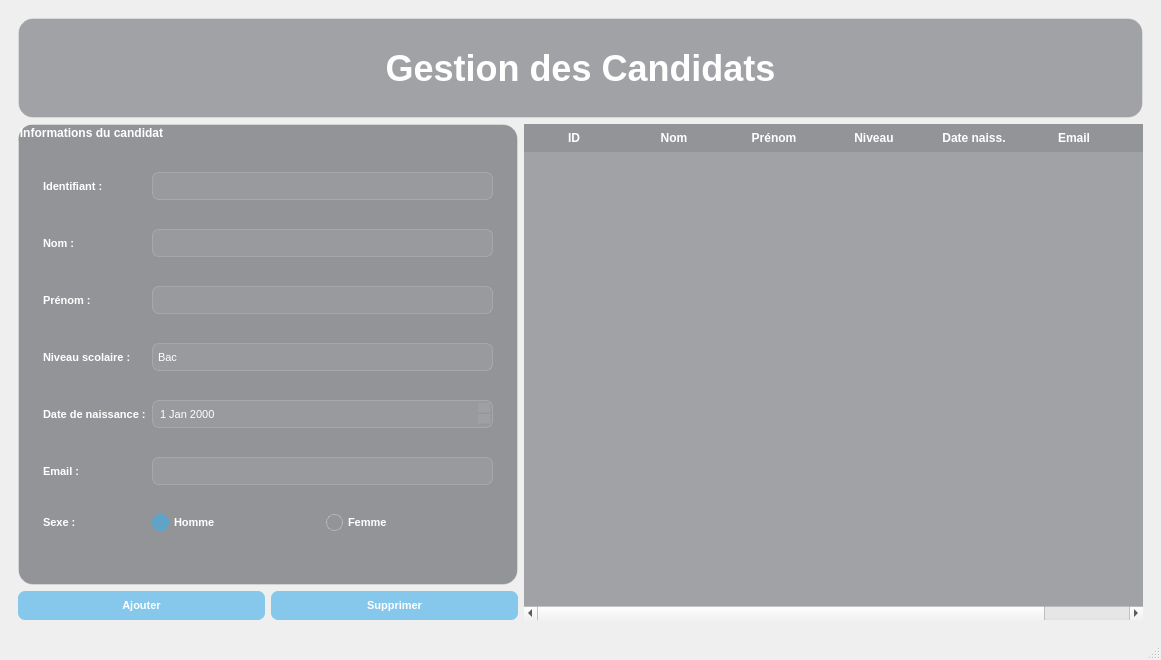
<?xml version="1.0" encoding="UTF-8"?>
<ui version="4.0">
 <class>GCANDIDAT</class>
 <widget class="QMainWindow" name="GCANDIDAT">
  <property name="geometry">
   <rect>
    <x>0</x>
    <y>0</y>
    <width>1161</width>
    <height>660</height>
   </rect>
  </property>
  <property name="windowTitle">
   <string>GCANDIDAT</string>
  </property>
  <widget class="QWidget" name="centralwidget">
   <property name="styleSheet">
    <string notr="true">QWidget#centralwidget {
    background-color: transparent;
}
QGroupBox {
    background-color: rgba(40, 44, 52, 120);
    border-radius: 15px;
    padding: 15px;
    color: white;
    font-weight: bold;
    font-size: 12px;
    border: 1px solid rgba(255, 255, 255, 70);
}
QTableWidget {
    background-color: rgba(40, 44, 52, 100);
    border-radius: 10px;
    color: white;
    gridline-color: rgba(255, 255, 255, 30);
    selection-background-color: rgba(61, 174, 233, 100);
}
QTableWidget::item {
    padding: 5px;
}
QScrollArea {
    background-color: transparent;
    border: none;
}
QWidget#scrollAreaWidgetContents {
    background-color: transparent;
}
QLabel {
    color: white;
    font-weight: bold;
    font-size: 11px;
    background-color: transparent;
}
QLineEdit, QDateEdit, QComboBox {
    background-color: rgba(255, 255, 255, 15);
    border: 1px solid rgba(255, 255, 255, 40);
    border-radius: 7px;
    padding: 5px;
    color: white;
    font-size: 11px;
}
QLineEdit:focus, QDateEdit:focus, QComboBox:focus {
    border: 1px solid rgba(61, 174, 233, 150);
    background-color: rgba(255, 255, 255, 20);
}
QRadioButton {
    color: white;
    font-weight: bold;
    font-size: 11px;
    spacing: 5px;
    background-color: transparent;
}
QRadioButton::indicator {
    width: 15px;
    height: 15px;
    border-radius: 8px;
    border: 1px solid rgba(255, 255, 255, 70);
}
QRadioButton::indicator:checked {
    background-color: rgba(61, 174, 233, 150);
    border: 1px solid rgba(61, 174, 233, 150);
}
QPushButton {
    background-color: rgba(61, 174, 233, 150);
    color: white;
    border-radius: 7px;
    padding: 8px;
    min-width: 100px;
    font-weight: bold;
    font-size: 11px;
    border: none;
}
QPushButton:hover {
    background-color: rgba(61, 174, 233, 180);
}
QPushButton:pressed {
    background-color: rgba(29, 139, 196, 180);
}
QComboBox::drop-down {
    border: none;
    width: 20px;
}
QComboBox::down-arrow {
    image: none;
    border-left: 5px solid transparent;
    border-right: 5px solid transparent;
    border-top: 5px solid white;
    margin-right: 5px;
}
QScrollBar:vertical {
    border: none;
    background-color: rgba(255, 255, 255, 30);
    width: 10px;
    border-radius: 5px;
}
QScrollBar::handle:vertical {
    background-color: rgba(61, 174, 233, 200);
    border-radius: 5px;
    min-height: 20px;
}
QScrollBar::add-line:vertical, QScrollBar::sub-line:vertical {
    height: 0px;
}
QHeaderView::section {
    background-color: rgba(40, 44, 52, 120);
    color: white;
    padding: 5px;
    border: none;
    font-weight: bold;
}</string>
   </property>
   <layout class="QVBoxLayout" name="verticalLayout">
    <item>
     <widget class="QStackedWidget" name="stackedWidget">
      <property name="styleSheet">
       <string notr="true">QStackedWidget {
    background-image: url(:/images/backgroundbis.jpeg);
    background-position: center;
    background-repeat: no-repeat;
    background-size: cover;
}
QWidget#page {
    background-color: transparent;
}</string>
      </property>
      <property name="currentIndex">
       <number>0</number>
      </property>
      <widget class="QWidget" name="page">
       <layout class="QVBoxLayout" name="verticalLayout_3">
        <item>
         <widget class="QLabel" name="label_title">
          <property name="minimumSize">
           <size>
            <width>0</width>
            <height>100</height>
           </size>
          </property>
          <property name="styleSheet">
           <string notr="true">QLabel {
    color: white;
    font-size: 36px;
    font-weight: bold;
    background-color: rgba(40, 44, 52, 100);
    border-radius: 15px;
    padding: 20px;
    border: 1px solid rgba(255, 255, 255, 70);
}</string>
          </property>
          <property name="text">
           <string>Gestion des Candidats</string>
          </property>
          <property name="alignment">
           <set>Qt::AlignCenter</set>
          </property>
         </widget>
        </item>
        <item>
         <layout class="QHBoxLayout" name="horizontalLayout_main">
          <item>
           <layout class="QVBoxLayout" name="verticalLayout_left">
            <item>
             <widget class="QGroupBox" name="groupBox_form">
              <property name="minimumSize">
               <size>
                <width>400</width>
                <height>0</height>
               </size>
              </property>
              <property name="maximumSize">
               <size>
                <width>500</width>
                <height>16777215</height>
               </size>
              </property>
              <property name="title">
               <string>Informations du candidat</string>
              </property>
              <layout class="QGridLayout" name="gridLayout">
               <item row="0" column="0">
                <widget class="QLabel" name="label_id">
                 <property name="text">
                  <string>Identifiant :</string>
                 </property>
                </widget>
               </item>
               <item row="0" column="1">
                <widget class="QLineEdit" name="lineEdit_id"/>
               </item>
               <item row="1" column="0">
                <widget class="QLabel" name="label_nom">
                 <property name="text">
                  <string>Nom :</string>
                 </property>
                </widget>
               </item>
               <item row="1" column="1">
                <widget class="QLineEdit" name="lineEdit_nom"/>
               </item>
               <item row="2" column="0">
                <widget class="QLabel" name="label_prenom">
                 <property name="text">
                  <string>Prénom :</string>
                 </property>
                </widget>
               </item>
               <item row="2" column="1">
                <widget class="QLineEdit" name="lineEdit_prenom"/>
               </item>
               <item row="3" column="0">
                <widget class="QLabel" name="label_niveau">
                 <property name="text">
                  <string>Niveau scolaire :</string>
                 </property>
                </widget>
               </item>
               <item row="3" column="1">
                <widget class="QComboBox" name="comboBox_niveau">
                 <item>
                  <property name="text">
                   <string>Bac</string>
                  </property>
                 </item>
                 <item>
                  <property name="text">
                   <string>Bac+2</string>
                  </property>
                 </item>
                 <item>
                  <property name="text">
                   <string>Licence</string>
                  </property>
                 </item>
                 <item>
                  <property name="text">
                   <string>Master</string>
                  </property>
                 </item>
                </widget>
               </item>
               <item row="4" column="0">
                <widget class="QLabel" name="label_date">
                 <property name="text">
                  <string>Date de naissance :</string>
                 </property>
                </widget>
               </item>
               <item row="4" column="1">
                <widget class="QDateEdit" name="dateEdit_naissance"/>
               </item>
               <item row="5" column="0">
                <widget class="QLabel" name="label_email">
                 <property name="text">
                  <string>Email :</string>
                 </property>
                </widget>
               </item>
               <item row="5" column="1">
                <widget class="QLineEdit" name="lineEdit_email"/>
               </item>
               <item row="6" column="0">
                <widget class="QLabel" name="label_sexe">
                 <property name="text">
                  <string>Sexe :</string>
                 </property>
                </widget>
               </item>
               <item row="6" column="1">
                <layout class="QHBoxLayout" name="horizontalLayout_sexe">
                 <item>
                  <widget class="QRadioButton" name="radioButton_homme">
                   <property name="text">
                    <string>Homme</string>
                   </property>
                   <property name="checked">
                    <bool>true</bool>
                   </property>
                  </widget>
                 </item>
                 <item>
                  <widget class="QRadioButton" name="radioButton_femme">
                   <property name="text">
                    <string>Femme</string>
                   </property>
                  </widget>
                 </item>
                </layout>
               </item>
              </layout>
             </widget>
            </item>
            <item>
             <layout class="QHBoxLayout" name="horizontalLayout_buttons">
              <item>
               <widget class="QPushButton" name="pushButton_ajouter">
                <property name="text">
                 <string>Ajouter</string>
                </property>
               </widget>
              </item>
              <item>
               <widget class="QPushButton" name="pushButton_supprimer">
                <property name="text">
                 <string>Supprimer</string>
                </property>
               </widget>
              </item>
             </layout>
            </item>
           </layout>
          </item>
          <item>
           <widget class="QTableWidget" name="tableWidget">
            <property name="minimumSize">
             <size>
              <width>600</width>
              <height>0</height>
             </size>
            </property>
            <column>
             <property name="text">
              <string>ID</string>
             </property>
            </column>
            <column>
             <property name="text">
              <string>Nom</string>
             </property>
            </column>
            <column>
             <property name="text">
              <string>Prénom</string>
             </property>
            </column>
            <column>
             <property name="text">
              <string>Niveau</string>
             </property>
            </column>
            <column>
             <property name="text">
              <string>Date naiss.</string>
             </property>
            </column>
            <column>
             <property name="text">
              <string>Email</string>
             </property>
            </column>
            <column>
             <property name="text">
              <string>Sexe</string>
             </property>
            </column>
           </widget>
          </item>
         </layout>
        </item>
       </layout>
      </widget>
     </widget>
    </item>
   </layout>
  </widget>
  <widget class="QMenuBar" name="menubar">
   <property name="geometry">
    <rect>
     <x>0</x>
     <y>0</y>
     <width>1161</width>
     <height>26</height>
    </rect>
   </property>
  </widget>
  <widget class="QStatusBar" name="statusbar"/>
 </widget>
 <resources/>
 <connections/>
</ui>
